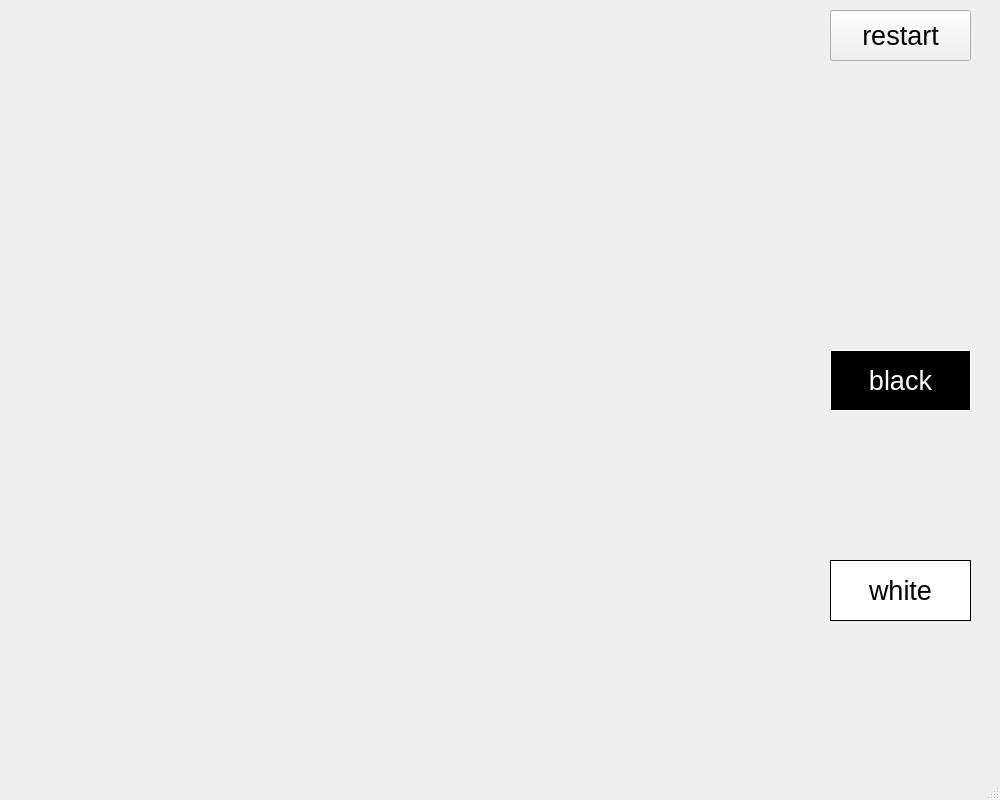
<?xml version="1.0" encoding="UTF-8"?>
<ui version="4.0">
 <class>MainWindow</class>
 <widget class="QMainWindow" name="MainWindow">
  <property name="geometry">
   <rect>
    <x>0</x>
    <y>0</y>
    <width>1000</width>
    <height>800</height>
   </rect>
  </property>
  <property name="windowTitle">
   <string>MainWindow</string>
  </property>
  <widget class="QWidget" name="centralwidget">
   <widget class="QWidget" name="verticalLayoutWidget">
    <property name="geometry">
     <rect>
      <x>0</x>
      <y>-10</y>
      <width>801</width>
      <height>791</height>
     </rect>
    </property>
    <layout class="QVBoxLayout" name="mainboard"/>
   </widget>
   <widget class="QPushButton" name="restart">
    <property name="geometry">
     <rect>
      <x>830</x>
      <y>10</y>
      <width>141</width>
      <height>51</height>
     </rect>
    </property>
    <property name="font">
     <font>
      <pointsize>20</pointsize>
     </font>
    </property>
    <property name="text">
     <string>restart</string>
    </property>
   </widget>
   <widget class="QLabel" name="white">
    <property name="geometry">
     <rect>
      <x>830</x>
      <y>560</y>
      <width>141</width>
      <height>61</height>
     </rect>
    </property>
    <property name="font">
     <font>
      <pointsize>20</pointsize>
     </font>
    </property>
    <property name="styleSheet">
     <string notr="true">background-color:rgb(255, 255, 255)</string>
    </property>
    <property name="frameShape">
     <enum>QFrame::Box</enum>
    </property>
    <property name="text">
     <string>white</string>
    </property>
    <property name="alignment">
     <set>Qt::AlignCenter</set>
    </property>
   </widget>
   <widget class="QLabel" name="white_2">
    <property name="geometry">
     <rect>
      <x>830</x>
      <y>350</y>
      <width>141</width>
      <height>61</height>
     </rect>
    </property>
    <property name="font">
     <font>
      <pointsize>20</pointsize>
     </font>
    </property>
    <property name="layoutDirection">
     <enum>Qt::LeftToRight</enum>
    </property>
    <property name="styleSheet">
     <string notr="true">background-color: rgb(0, 0, 0);
color: rgb(255, 255, 255);</string>
    </property>
    <property name="frameShape">
     <enum>QFrame::Box</enum>
    </property>
    <property name="text">
     <string>black</string>
    </property>
    <property name="alignment">
     <set>Qt::AlignCenter</set>
    </property>
   </widget>
   <widget class="QLabel" name="whitenum">
    <property name="geometry">
     <rect>
      <x>830</x>
      <y>630</y>
      <width>141</width>
      <height>61</height>
     </rect>
    </property>
    <property name="font">
     <font>
      <pointsize>20</pointsize>
     </font>
    </property>
    <property name="text">
     <string/>
    </property>
    <property name="alignment">
     <set>Qt::AlignCenter</set>
    </property>
   </widget>
   <widget class="QLabel" name="blacknum">
    <property name="geometry">
     <rect>
      <x>830</x>
      <y>420</y>
      <width>141</width>
      <height>61</height>
     </rect>
    </property>
    <property name="font">
     <font>
      <pointsize>20</pointsize>
     </font>
    </property>
    <property name="text">
     <string/>
    </property>
    <property name="alignment">
     <set>Qt::AlignCenter</set>
    </property>
   </widget>
   <widget class="QLabel" name="turn">
    <property name="geometry">
     <rect>
      <x>810</x>
      <y>170</y>
      <width>181</width>
      <height>71</height>
     </rect>
    </property>
    <property name="font">
     <font>
      <pointsize>20</pointsize>
     </font>
    </property>
    <property name="text">
     <string/>
    </property>
    <property name="alignment">
     <set>Qt::AlignCenter</set>
    </property>
   </widget>
  </widget>
  <widget class="QMenuBar" name="menubar">
   <property name="geometry">
    <rect>
     <x>0</x>
     <y>0</y>
     <width>1000</width>
     <height>17</height>
    </rect>
   </property>
  </widget>
  <widget class="QStatusBar" name="statusbar"/>
 </widget>
 <resources/>
 <connections/>
</ui>
